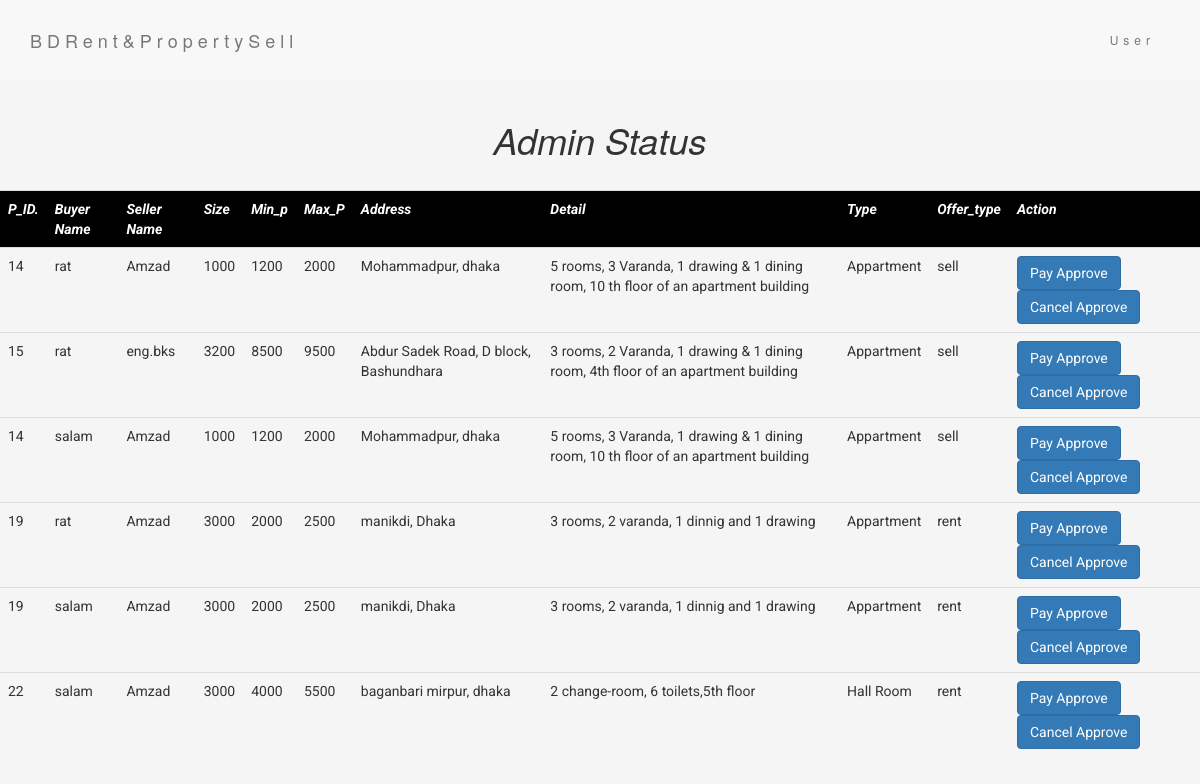
Screenshot of /admin_status.php with the database file from the repository.
### tables this page shows
CREATE TABLE `booklist` (
  `p_id` int(11) DEFAULT NULL,
  `b_id` int(11) NOT NULL,
  `aprv` int(11) DEFAULT NULL,
  `pay_aprv` int(11) DEFAULT NULL,
  `o_id` int(25) DEFAULT NULL,
  `o_msg` text DEFAULT NULL,
  `b_msg` text DEFAULT NULL
);

CREATE TABLE `persons` (
  `p_id` int(11) NOT NULL,
  `url` varchar(255) DEFAULT NULL,
  `url1` varchar(255) DEFAULT NULL,
  `url2` varchar(255) DEFAULT NULL,
  `address` varchar(255) DEFAULT NULL,
  `size` int(255) DEFAULT NULL,
  `min_p` int(255) DEFAULT NULL,
  `max_p` int(255) DEFAULT NULL,
  `p_typ` varchar(255) DEFAULT NULL,
  `of_type` varchar(255) DEFAULT NULL,
  `detail` text DEFAULT NULL,
  `o_id` int(11) NOT NULL,
  `lat` varchar(255) DEFAULT NULL,
  `lng` varchar(255) DEFAULT NULL
);

CREATE TABLE `userinfo` (
  `id` int(11) NOT NULL,
  `username` varchar(255) NOT NULL,
  `email` varchar(255) DEFAULT NULL,
  `address` varchar(255) DEFAULT NULL,
  `phn` varchar(255) DEFAULT NULL,
  `typ` varchar(255) DEFAULT NULL,
  `pass` varchar(255) DEFAULT NULL,
  `c_pass` varchar(255) DEFAULT NULL,
  `ulr` varchar(250) DEFAULT NULL,
  `qs` varchar(255) DEFAULT NULL,
  `ans` varchar(255) DEFAULT NULL
);

### admin_status.php (the view, shortened to what this page needs)
<?php
require "db.php";
$query=mysqli_query($con,"SELECT * FROM booklist,userinfo,persons WHERE booklist.p_id=persons.p_id AND booklist.b_id=userinfo.id AND booklist.aprv=1 AND booklist.pay_aprv=0");
?>
<!DOCTYPE html>
<html>
<head>
  <link rel="stylesheet" href="https://maxcdn.bootstrapcdn.com/bootstrap/3.4.1/css/bootstrap.min.css">
</head>
<body>
<div>
	<nav class="navbar navbar-default">
  <div class="container">
    <div class="navbar-header">
      <a class="navbar-brand" href="#">BDRent&PropertySell</a>
    </div>
    <div class="collapse navbar-collapse" id="myNavbar">
      <ul class="nav navbar-nav navbar-right">
        <li><a href="login_backend.php">User</a></li>
      </ul>
    </div>
  </div>
</nav>
</div>
<div>
<div class="container-fluid text-center">
  <h1 style="font-style: italic;">Admin Status</h1>
</div>
<table class="table">
  <tr class="thead-dark">
      <th>P_ID.</th>
      <th>Buyer Name</th>
      <th>Seller Name</th>
      <th>Size</th>
      <th>Min_p</th>
      <th>Max_P</th>
      <th>Address</th>
      <th>Detail</th>
      <th>Type</th>
      <th>Offer_type</th>
      <th>Action</th>
    </tr>
  <?php
  while($q=mysqli_fetch_assoc($query)){
    $ad=$q["p_id"];
    $owner=$q["o_id"];
    $addr=mysqli_fetch_assoc(mysqli_query($con,"SELECT * FROM persons WHERE p_id=$ad"));
    $own=mysqli_fetch_assoc(mysqli_query($con,"SELECT * FROM userinfo WHERE id=$owner"));
    echo"<tr>
      <td>".$q["p_id"]."</td>
      <td>".$q["username"]."</td>
      <td>".$own["username"]."</td>
      <td>".$q["size"]."</td>
      <td>".$q["min_p"]."</td>
      <td>".$q["max_p"]."</td>
      <td>".$addr["address"]."</td>
      <td>".$q["detail"]."</td>
      <td>".$q["p_typ"]."</td>
      <td>".$q["of_type"]."</td>
      <td><a href='pay_approve.php?id=".$q["p_id"]."&c=".$q["b_id"]."' class='btn btn-primary'>Pay Approve</a>
      <a href='admin_cancel_approve.php?id=".$q["p_id"]."&c=".$q["b_id"]."' class='btn btn-primary'>Cancel Approve</a></td>
      </tr>
    ";
  }
  ?>
</table>
</div>
</body>
</html>

### admin_status.php (style rules this page uses)
body { margin: 0; padding: 0; }
.container-fluid { padding-top: 20px; padding-bottom: 20px; }
.navbar { padding-top: 15px; padding-bottom: 15px; border: 0; border-radius: 0; margin-bottom: 0; font-size: 12px; letter-spacing: 5px; }
.thead-dark { background-color: black; color: white; }
table { font-family: "Roboto", sans-serif; padding: 80px; }
th { font-style: italic; }
body { background-color: whitesmoke; }

### rows the page displays
booklist: p.p_id "14", b.username "rat", o.username "Amzad", p.size "1000", p.min_p "1200", p.max_p "2000", p.address "Mohammadpur, dhaka", p.detail "5 rooms, 3 Varanda, 1 drawing & 1 dining room, 10 th floor of an apartment building", p.p_typ "Appartment", p.of_type "sell"
booklist: p.p_id "15", b.username "rat", o.username "eng.bks", p.size "3200", p.min_p "8500", p.max_p "9500", p.address "Abdur Sadek Road, D block, Bashundhara", p.detail "3 rooms, 2 Varanda, 1 drawing & 1 dining room, 4th floor of an apartment building", p.p_typ "Appartment", p.of_type "sell"
booklist: p.p_id "14", b.username "salam", o.username "Amzad", p.size "1000", p.min_p "1200", p.max_p "2000", p.address "Mohammadpur, dhaka", p.detail "5 rooms, 3 Varanda, 1 drawing & 1 dining room, 10 th floor of an apartment building", p.p_typ "Appartment", p.of_type "sell"
booklist: p.p_id "19", b.username "rat", o.username "Amzad", p.size "3000", p.min_p "2000", p.max_p "2500", p.address "manikdi, Dhaka", p.detail "3 rooms, 2 varanda, 1 dinnig and 1 drawing", p.p_typ "Appartment", p.of_type "rent"
booklist: p.p_id "19", b.username "salam", o.username "Amzad", p.size "3000", p.min_p "2000", p.max_p "2500", p.address "manikdi, Dhaka", p.detail "3 rooms, 2 varanda, 1 dinnig and 1 drawing", p.p_typ "Appartment", p.of_type "rent"
booklist: p.p_id "22", b.username "salam", o.username "Amzad", p.size "3000", p.min_p "4000", p.max_p "5500", p.address "baganbari mirpur, dhaka", p.detail "2 change-room, 6 toilets,5th floor", p.p_typ "Hall Room", p.of_type "rent"
